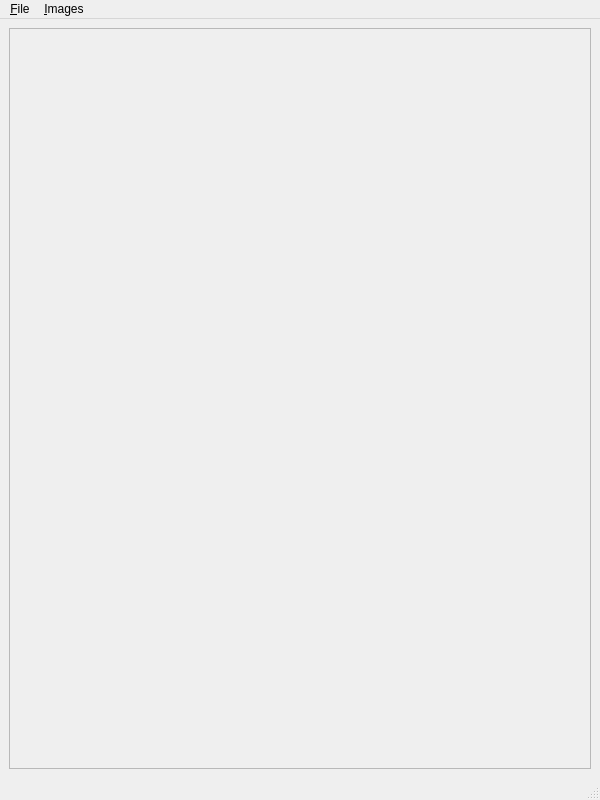
<?xml version="1.0" encoding="UTF-8"?>
<ui version="4.0">
 <class>MainWindow</class>
 <widget class="QMainWindow" name="MainWindow">
  <property name="geometry">
   <rect>
    <x>0</x>
    <y>0</y>
    <width>600</width>
    <height>800</height>
   </rect>
  </property>
  <property name="windowTitle">
   <string>SCPIRT</string>
  </property>
  <property name="windowIcon">
   <iconset resource="scpirt.qrc">
    <normaloff>:/scpirt/resources/scpwiki.png</normaloff>:/scpirt/resources/scpwiki.png</iconset>
  </property>
  <widget class="QWidget" name="centralwidget">
   <layout class="QGridLayout" name="gridLayout">
    <item row="0" column="0">
     <widget class="QScrollArea" name="scrollArea">
      <property name="sizePolicy">
       <sizepolicy hsizetype="Expanding" vsizetype="Expanding">
        <horstretch>0</horstretch>
        <verstretch>0</verstretch>
       </sizepolicy>
      </property>
      <property name="minimumSize">
       <size>
        <width>520</width>
        <height>325</height>
       </size>
      </property>
      <property name="frameShadow">
       <enum>QFrame::Plain</enum>
      </property>
      <property name="horizontalScrollBarPolicy">
       <enum>Qt::ScrollBarAsNeeded</enum>
      </property>
      <property name="widgetResizable">
       <bool>true</bool>
      </property>
      <widget class="QWidget" name="scrollAreaWidgetContents">
       <property name="geometry">
        <rect>
         <x>0</x>
         <y>0</y>
         <width>586</width>
         <height>745</height>
        </rect>
       </property>
       <layout class="QGridLayout" name="gridLayout_2">
        <item row="0" column="0">
         <layout class="QVBoxLayout" name="imagebox_layout"/>
        </item>
       </layout>
      </widget>
     </widget>
    </item>
   </layout>
  </widget>
  <widget class="QMenuBar" name="menubar">
   <property name="geometry">
    <rect>
     <x>0</x>
     <y>0</y>
     <width>600</width>
     <height>21</height>
    </rect>
   </property>
   <widget class="QMenu" name="File">
    <property name="title">
     <string>&amp;File</string>
    </property>
    <addaction name="action_Quit"/>
   </widget>
   <widget class="QMenu" name="Images">
    <property name="title">
     <string>&amp;Images</string>
    </property>
    <widget class="QMenu" name="series1">
     <property name="title">
      <string>SCP Series 1</string>
     </property>
     <addaction name="scp0"/>
     <addaction name="scp1"/>
     <addaction name="scp2"/>
     <addaction name="scp3"/>
     <addaction name="scp4"/>
     <addaction name="scp5"/>
     <addaction name="scp6"/>
     <addaction name="scp7"/>
     <addaction name="scp8"/>
     <addaction name="scp9"/>
    </widget>
    <widget class="QMenu" name="series2">
     <property name="title">
      <string>SCP Series 2</string>
     </property>
     <addaction name="scp10"/>
     <addaction name="scp11"/>
     <addaction name="scp12"/>
     <addaction name="scp13"/>
     <addaction name="scp14"/>
     <addaction name="scp15"/>
     <addaction name="scp16"/>
     <addaction name="scp17"/>
     <addaction name="scp18"/>
     <addaction name="scp19"/>
    </widget>
    <widget class="QMenu" name="series3">
     <property name="title">
      <string>SCP Series 3</string>
     </property>
     <addaction name="scp20"/>
     <addaction name="scp21"/>
     <addaction name="scp22"/>
     <addaction name="scp23"/>
     <addaction name="scp24"/>
     <addaction name="scp25"/>
     <addaction name="scp26"/>
     <addaction name="scp27"/>
     <addaction name="scp28"/>
     <addaction name="scp29"/>
    </widget>
    <addaction name="series1"/>
    <addaction name="series2"/>
    <addaction name="series3"/>
    <addaction name="tales"/>
    <addaction name="misc"/>
   </widget>
   <addaction name="File"/>
   <addaction name="Images"/>
  </widget>
  <widget class="QStatusBar" name="statusbar"/>
  <action name="action_Quit">
   <property name="text">
    <string>&amp;Quit</string>
   </property>
   <property name="shortcut">
    <string>Ctrl+Q</string>
   </property>
  </action>
  <action name="tales">
   <property name="text">
    <string>Tales</string>
   </property>
  </action>
  <action name="misc">
   <property name="text">
    <string>Misc.</string>
   </property>
  </action>
  <action name="scp0">
   <property name="text">
    <string>002 - 099</string>
   </property>
  </action>
  <action name="scp1">
   <property name="text">
    <string>100 - 199</string>
   </property>
  </action>
  <action name="scp2">
   <property name="text">
    <string>200 - 299</string>
   </property>
  </action>
  <action name="scp3">
   <property name="text">
    <string>300 - 399</string>
   </property>
  </action>
  <action name="scp4">
   <property name="text">
    <string>400 - 499</string>
   </property>
  </action>
  <action name="scp5">
   <property name="text">
    <string>500 - 599</string>
   </property>
  </action>
  <action name="scp6">
   <property name="text">
    <string>600 - 699</string>
   </property>
  </action>
  <action name="scp7">
   <property name="text">
    <string>700 - 799</string>
   </property>
  </action>
  <action name="scp8">
   <property name="text">
    <string>800 - 899</string>
   </property>
  </action>
  <action name="scp9">
   <property name="text">
    <string>900 - 999</string>
   </property>
  </action>
  <action name="scp10">
   <property name="text">
    <string>1000 - 1099</string>
   </property>
  </action>
  <action name="scp11">
   <property name="text">
    <string>1100 - 1199</string>
   </property>
  </action>
  <action name="scp12">
   <property name="text">
    <string>1200 - 1299</string>
   </property>
  </action>
  <action name="scp13">
   <property name="text">
    <string>1300 - 1399</string>
   </property>
  </action>
  <action name="scp14">
   <property name="text">
    <string>1400 - 1499</string>
   </property>
  </action>
  <action name="scp15">
   <property name="text">
    <string>1500 - 1599</string>
   </property>
  </action>
  <action name="scp16">
   <property name="text">
    <string>1600 - 1699</string>
   </property>
  </action>
  <action name="scp17">
   <property name="text">
    <string>1700 - 1799</string>
   </property>
  </action>
  <action name="scp18">
   <property name="text">
    <string>1800 - 1899</string>
   </property>
  </action>
  <action name="scp19">
   <property name="text">
    <string>1900 - 1999</string>
   </property>
  </action>
  <action name="scp20">
   <property name="text">
    <string>2000 - 2099</string>
   </property>
  </action>
  <action name="scp21">
   <property name="text">
    <string>2100 - 2199</string>
   </property>
  </action>
  <action name="scp22">
   <property name="text">
    <string>2200 - 2299</string>
   </property>
  </action>
  <action name="scp23">
   <property name="text">
    <string>2300 - 2399</string>
   </property>
  </action>
  <action name="scp24">
   <property name="text">
    <string>2400 - 2499</string>
   </property>
  </action>
  <action name="scp25">
   <property name="text">
    <string>2500 - 2599</string>
   </property>
  </action>
  <action name="scp26">
   <property name="text">
    <string>2600 - 2699</string>
   </property>
  </action>
  <action name="scp27">
   <property name="text">
    <string>2700 - 2799</string>
   </property>
  </action>
  <action name="scp28">
   <property name="text">
    <string>2800 - 2899</string>
   </property>
  </action>
  <action name="scp29">
   <property name="text">
    <string>2900 - 2999</string>
   </property>
  </action>
 </widget>
 <resources>
  <include location="scpirt.qrc"/>
 </resources>
 <connections>
  <connection>
   <sender>action_Quit</sender>
   <signal>triggered()</signal>
   <receiver>MainWindow</receiver>
   <slot>close()</slot>
   <hints>
    <hint type="sourcelabel">
     <x>-1</x>
     <y>-1</y>
    </hint>
    <hint type="destinationlabel">
     <x>399</x>
     <y>299</y>
    </hint>
   </hints>
  </connection>
 </connections>
</ui>
